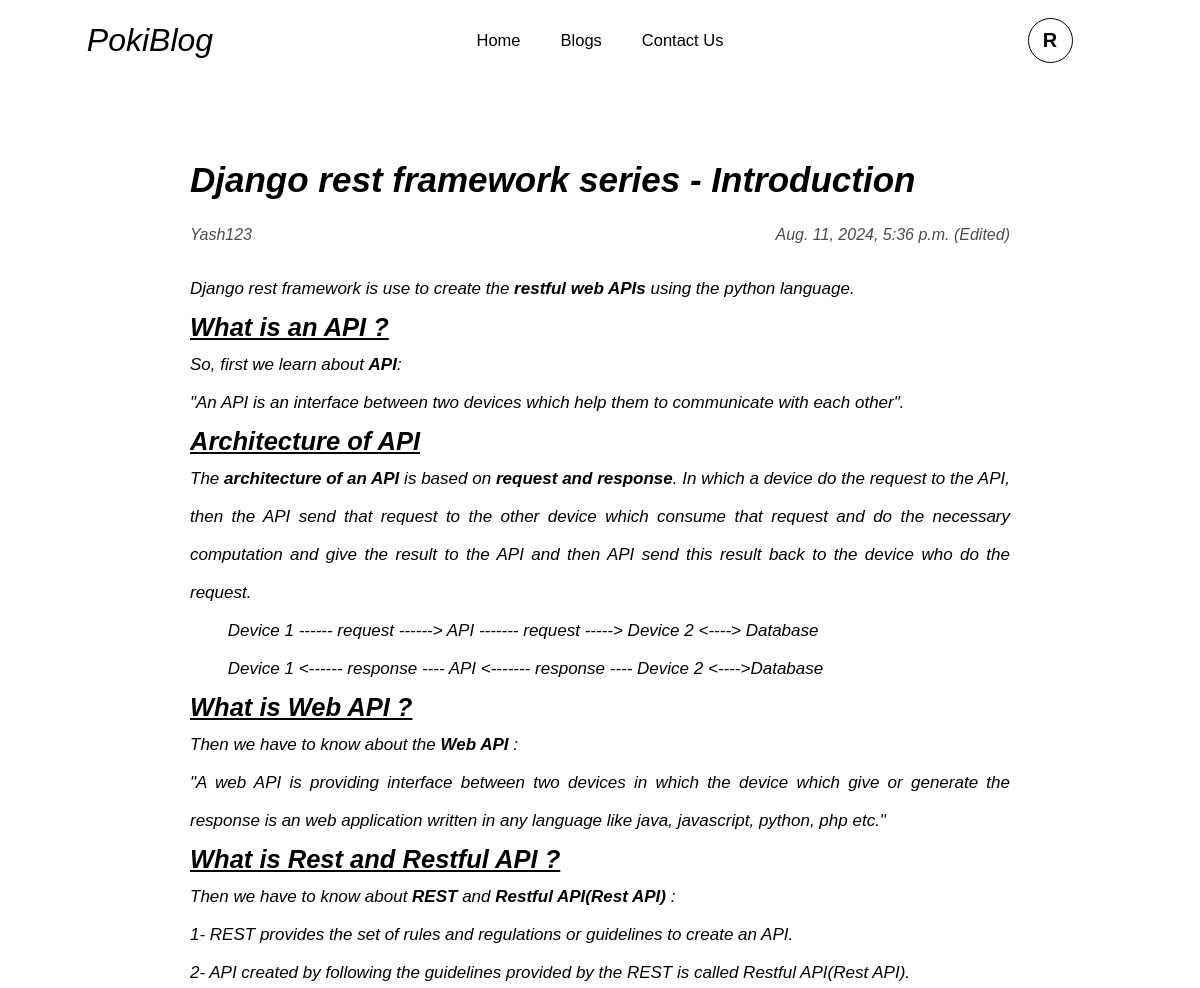
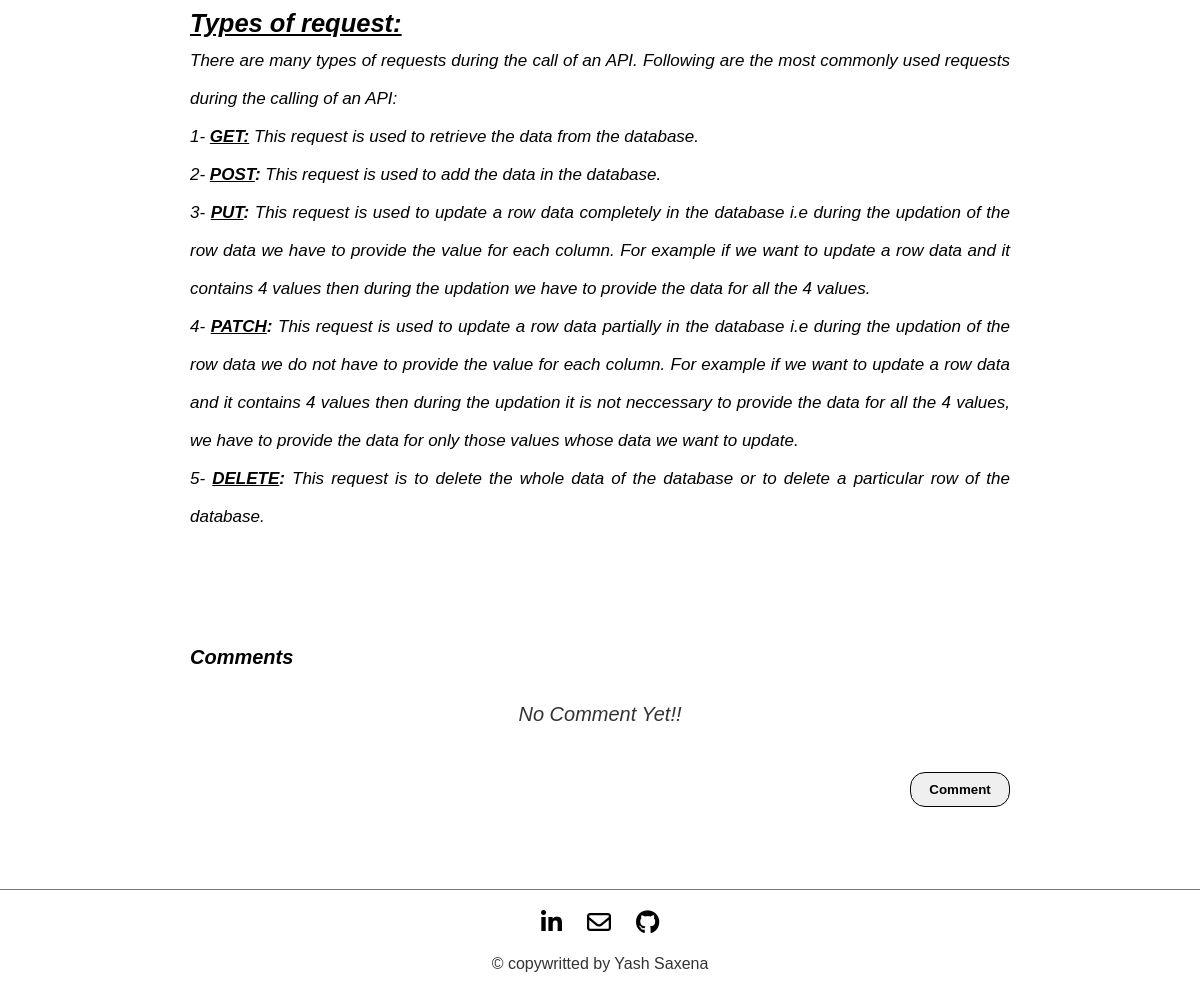
/blogdetail/18 (signed in), run on the app's committed database (2 pictures, top to bottom).
### blog/models.py (models this page shows)
class Blog(models.Model):
    title = models.CharField(max_length=150)
    content = HTMLField()
    created_at = models.DateTimeField(default=datetime.datetime.now(),blank=True)
    comments = models.TextField()
    author = models.CharField(max_length=150)
    updated_at = models.DateTimeField(default=datetime.datetime.now())
    comments_count = models.IntegerField(default=0)
    is_updated = models.BooleanField(default=False)

### blog/views.py (the view, shortened to what this page needs)
# urls.py: path('blogdetail/<int:id>',views.Blogdetail,name='blogdetail'),
def Blogdetail(request,id):
    status,show = is_loggedin(request)
    blog_detail = Blog.objects.get(id=id)
    comments = eval(blog_detail.comments)
    return render(request,'blog/blog_detail.html',{'blogdetail':blog_detail,'show':show,'status':status,"comments":comments})

### blog/views.py (called while the page is built)
def is_loggedin(request):
    status = request.user.is_authenticated
    if status:
        show = request.user.username[0].upper()
    else:
        show = None
    return status,show

### blog/templates/blog/blog_detail.html (shortened to what this page needs)
{% extends "base.html" %}
{% load static %}
{% block style %}
{{ block.super }}
<link rel="stylesheet" href="{% static 'blog/css/blogdetail.css' %}">
{% endblock style %}
{% block content %}
<main class="main-container">
    <div class="blogdetail-container">
        <div class="blog">
            <p class='blog-title'>{{blogdetail.title|capfirst}}</p>
            <div class='blog-author'>
                <p>{{blogdetail.author}}</p>
                {% if blogdetail.is_updated %}
                    <p>{{blogdetail.updated_at}} (Edited)</p>
                {% else %}
                    <p>{{blogdetail.created_at}}</p>
                {% endif %}
            </div>
            <div class='blog-content'>{{blogdetail.content|safe}}</div>
        </div>
        <div class="comments-container">
            <p class='comment'>Comments</p>
                {% if comments %}
                {% for comment in comments %}
                    <div class="comment-container">
                        <div class='comment-user'>
                            <p>{{comment.0|capfirst}}</p>
                            <p>{{comment.2}}</p>
                        </div>
                       <div class='comment-content'>
                            <li>{{comment.1|capfirst}}</li>
                       </div>
                    </div>
                {% endfor %}
                {% else %}
                <p class='no-comment'> No Comment Yet!!</p>
                {% endif %}
            <div class="add-comment">
                {% if status %}
                    <a href="#comment-ADD" class='active'><input type="submit" value="Comment" class='add-button-comment'></a>
                {% else %}
                    <input type="submit" value="Comment" class='add-button-comment blur' disabled>
                {% endif %}
            </div>
        </div>
    </div>
    {% include "footer.html" %}
</main>
{% endblock content %}

### blog/static/blog/css/style.css (style rules this page uses)
* { padding: 0px; margin: 0px; box-sizing: border-box; }
a { text-decoration: none; }
.main-container { width: 100vw; height: 100vh; max-height: max-content; }

### blog/static/blog/css/blogdetail.css (style rules this page uses)
.main-container { width: 100%; height: 100vh; max-height: max-content; }
.blogdetail-container { width: 100%; height: max-content; display: flex; flex-direction: column; justify-content: center; align-items: center; }
.blog { width: 75%; height: max-content; margin-top: 40px; margin-bottom: 30px; padding: 40px; display: flex; flex-direction: column; gap: 20px; }
.blog-author { display: flex; width: 100%; height: 30px; justify-content: space-between; align-items: center; }
.blog-author p { font-family: 'Trebuchet MS', 'Lucida Sans Unicode', 'Lucida Grande', 'Lucida Sans', Arial, sans-serif; font-style: italic; opacity: 0.7; }
.blog-title { font-family: 'Trebuchet MS', 'Lucida Sans Unicode', 'Lucida Grande', 'Lucida Sans', Arial, sans-serif; font-style: italic; font-weight: 900; font-size: 35px; }
.blog-content { font-family: 'Trebuchet MS', 'Lucida Sans Unicode', 'Lucida Grande', 'Lucida Sans', Arial, sans-serif!important; text-align: justify!important; font-size: 17px!important; line-height:38px!important; font-style: italic!important; }
.comments-container { width: 75%; height: max-content; margin-bottom: 30px; padding: 40px; display: flex; flex-direction: column; gap: 20px; }
.comment { font-family: 'Trebuchet MS', 'Lucida Sans Unicode', 'Lucida Grande', 'Lucida Sans', Arial, sans-serif; font-style: italic; font-weight: 900; font-size: 20px; }
.add-comment { width: 100%; height: 60px; padding: 20px; padding-right: 0px; display: flex; justify-content: flex-end; align-items: center; }
.add-button-comment { width: 100px; height: 35px; font-weight: bold; font-family: 'Trebuchet MS', 'Lucida Sans Unicode', 'Lucida Grande', 'Lucida Sans', Arial, sans-serif; border: 1px solid black; border-radius: 15px; cursor: pointer; transition: all; transition-duration: 0.5s; }
.no-comment { width: 100%; height: 50px; display: flex; justify-content: center; align-items: center; font-family: 'Trebuchet MS', 'Lucida Sans Unicode', 'Lucida Grande', 'Lucida Sans', Arial, sans-serif; font-style: italic; opacity: 0.8; font-size: 20px; }

### data on the page
Blog: title "Django rest framework series - Introduction", author "Yash123", updated_at "Aug. 11, 2024, 5:36 p.m.", content "Django rest framework is use to create the r estful web APIs using the python language. What is an API ? So, first we learn about API : \"An API is an interface between two devices which help them to communicate with each other\". Architecture of API The architecture of an API is based on request and response . In which a device do the request to the API, then the API send that request to the other device which consume that request and do the necessary computation and give the result to the API and then API send this result back to the device who do the request. Device 1 ------ request ------> API ------- request -----> Device 2 <----> Database Device 1 <------ response ---- API <-------…"

### other printed values
{{ show }} "R"
